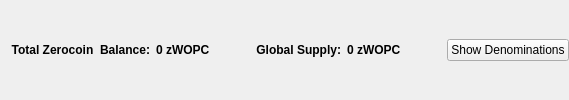
                       <widget class="QFrame" name="balanceSupplyFrame">
                        <layout class="QHBoxLayout" name="horizontalLayout_2" stretch="0,0,0,1,0">
                         <property name="rightMargin">
                          <number>0</number>
                         </property>
                         <item>
                          <layout class="QHBoxLayout" name="horizontalLayout_34">
                           <item>
                            <widget class="QLabel" name="labelzAvailableText_3">
                             <property name="font">
                              <font>
                               <weight>75</weight>
                               <bold>true</bold>
                              </font>
                             </property>
                             <property name="toolTip">
                              <string>Total Balance including unconfirmed and immature zWOPC</string>
                             </property>
                             <property name="text">
                              <string>Total Zerocoin  Balance:</string>
                             </property>
                             <property name="alignment">
                              <set>Qt::AlignRight|Qt::AlignTrailing|Qt::AlignVCenter</set>
                             </property>
                            </widget>
                           </item>
                           <item>
                            <widget class="QLabel" name="labelzAvailableAmount_4">
                             <property name="minimumSize">
                              <size>
                               <width>40</width>
                               <height>0</height>
                              </size>
                             </property>
                             <property name="font">
                              <font>
                               <weight>75</weight>
                               <bold>true</bold>
                              </font>
                             </property>
                             <property name="toolTip">
                              <string>Total Balance including unconfirmed and immature zWOPC</string>
                             </property>
                             <property name="text">
                              <string>0 zWOPC</string>
                             </property>
                             <property name="alignment">
                              <set>Qt::AlignLeading|Qt::AlignLeft|Qt::AlignVCenter</set>
                             </property>
                            </widget>
                           </item>
                          </layout>
                         </item>
                         <item>
                          <spacer name="horizontalSpacer_32">
                           <property name="orientation">
                            <enum>Qt::Horizontal</enum>
                           </property>
                           <property name="sizeHint" stdset="0">
                            <size>
                             <width>40</width>
                             <height>20</height>
                            </size>
                           </property>
                          </spacer>
                         </item>
                         <item>
                          <layout class="QHBoxLayout" name="horizontalLayout_35">
                           <item>
                            <widget class="QLabel" name="labelZsupplyText_2">
                             <property name="font">
                              <font>
                               <weight>75</weight>
                               <bold>true</bold>
                              </font>
                             </property>
                             <property name="text">
                              <string>Global Supply:</string>
                             </property>
                             <property name="alignment">
                              <set>Qt::AlignRight|Qt::AlignTrailing|Qt::AlignVCenter</set>
                             </property>
                            </widget>
                           </item>
                           <item>
                            <widget class="QLabel" name="labelZsupplyAmount_2">
                             <property name="font">
                              <font>
                               <weight>75</weight>
                               <bold>true</bold>
                              </font>
                             </property>
                             <property name="text">
                              <string>0 zWOPC</string>
                             </property>
                            </widget>
                           </item>
                          </layout>
                         </item>
                         <item>
                          <spacer name="horizontalSpacer_31">
                           <property name="orientation">
                            <enum>Qt::Horizontal</enum>
                           </property>
                           <property name="sizeHint" stdset="0">
                            <size>
                             <width>40</width>
                             <height>20</height>
                            </size>
                           </property>
                          </spacer>
                         </item>
                         <item>
                          <widget class="QPushButton" name="pushButtonShowDenoms">
                           <property name="toolTip">
                            <string>Show zWOPC denominations list</string>
                           </property>
                           <property name="text">
                            <string>Show Denominations</string>
                           </property>
                          </widget>
                         </item>
                        </layout>
                       </widget>
